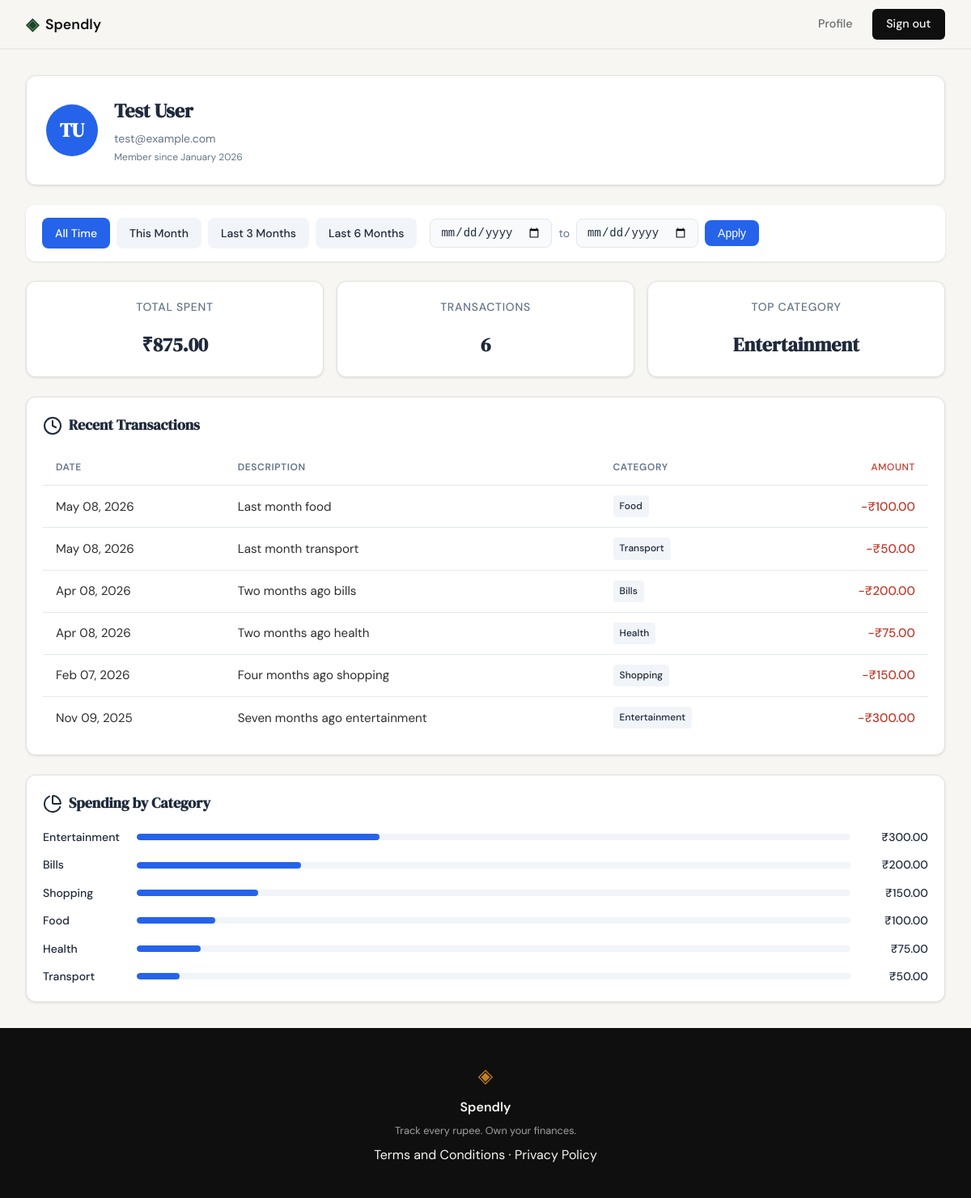
Page /profile (signed in) on the committed database.
### tables this page shows
CREATE TABLE users (
            id INTEGER PRIMARY KEY AUTOINCREMENT,
            name TEXT NOT NULL,
            email TEXT UNIQUE NOT NULL,
            password_hash TEXT NOT NULL,
            created_at TEXT DEFAULT CURRENT_TIMESTAMP
        );

CREATE TABLE expenses (
            id INTEGER PRIMARY KEY AUTOINCREMENT,
            user_id INTEGER NOT NULL,
            amount REAL NOT NULL,
            category TEXT NOT NULL,
            date TEXT NOT NULL,
            description TEXT,
            created_at TEXT DEFAULT CURRENT_TIMESTAMP,
            FOREIGN KEY (user_id) REFERENCES users(id) ON DELETE CASCADE
        );

### app.py (the view, shortened to what this page needs)
@app.route("/profile")
def profile():
    if not is_logged_in():
        return redirect(url_for("login"))
    user_id = session.get("user_id")
    conn = get_db()
    cursor = conn.cursor()
    cursor.execute("SELECT name, email, created_at FROM users WHERE id = ?", (user_id,))
    user_row = cursor.fetchone()
    conn.close()
    user = {
        "name": user_row["name"],
        "email": user_row["email"],
        "created_at": "January 2026",
        "initials": "".join([n[0] for n in user_row["name"].split()])
    }
    date_from = request.args.get("date_from")
    date_to = request.args.get("date_to")
    active_filter = None
    if date_from:
        try:
            datetime.strptime(date_from, "%Y-%m-%d")
        except ValueError:
            date_from = None
    if date_to:
        try:
            datetime.strptime(date_to, "%Y-%m-%d")
        except ValueError:
            date_to = None
    today = date.today()
    this_month_start = date(today.year, today.month, 1)
    last_3_months_start = today.replace(day=1)
    from datetime import timedelta
    last_3_months_start = (today - timedelta(days=90))
    last_6_months_start = (today - timedelta(days=180))
    presets = {
        "this_month": {
            "date_from": this_month_start.isoformat(),
            "date_to": today.isoformat(),
            "label": "This Month"
        },
        "last_3_months": {
            "date_from": last_3_months_start.isoformat(),
            "date_to": today.isoformat(),
            "label": "Last 3 Months"
        },
        "last_6_months": {
            "date_from": last_6_months_start.isoformat(),
            "date_to": today.isoformat(),
            "label": "Last 6 Months"
        }
    }
    stats = get_user_stats(user_id, date_from, date_to)
    raw_transactions = get_user_expenses(user_id, date_from, date_to)
    transactions = [
        {
            "date": format_date_for_display(t["date"]),
            "description": t["description"],
            "category": t["category"],
            "amount": t["amount"]
        }
        for t in raw_transactions
    ]
    categories = get_category_breakdown(user_id, date_from, date_to)
    return render_template("profile.html",
                         user=user,
                         stats=stats,
                         transactions=transactions,
                         categories=categories,
                         date_from=date_from,
                         date_to=date_to,
                         active_filter=active_filter,
                         presets=presets)

### app.py (called while the page is built)
def is_logged_in():
    return "user_id" in session

@app.context_processor
def inject_user():
    return dict(is_logged_in=is_logged_in())

def format_date_for_display(date_str):
    from datetime import datetime
    dt = datetime.strptime(date_str, "%Y-%m-%d")
    return dt.strftime("%b %d, %Y")

### database/db.py (called while the page is built)
def get_db():
    conn = sqlite3.connect("spendly.db")
    conn.row_factory = sqlite3.Row
    conn.execute("PRAGMA foreign_keys = ON")
    return conn

def get_user_expenses(user_id, date_from=None, date_to=None):
    conn = get_db()
    cursor = conn.cursor()
    query = "SELECT date, description, category, amount FROM expenses WHERE user_id = ?"
    params = [user_id]
    if date_from and date_to:
        query += " AND date BETWEEN ? AND ?"
        params.extend([date_from, date_to])
    query += " ORDER BY date DESC"
    cursor.execute(query, params)
    rows = cursor.fetchall()
    conn.close()
    return [dict(row) for row in rows]

def get_category_breakdown(user_id, date_from=None, date_to=None):
    conn = get_db()
    cursor = conn.cursor()
    query = "SELECT category, SUM(amount) as total FROM expenses WHERE user_id = ?"
    params = [user_id]
    if date_from and date_to:
        query += " AND date BETWEEN ? AND ?"
        params.extend([date_from, date_to])
    query += " GROUP BY category ORDER BY total DESC"
    cursor.execute(query, params)
    rows = cursor.fetchall()
    conn.close()
    if not rows:
        return []
    grand_total = sum(row["total"] for row in rows)
    breakdown = []
    for row in rows:
        category_total = row["total"]
        percentage = round((category_total / grand_total) * 100)
        breakdown.append({
            "name": row["category"],
            "amount": category_total,
            "percentage": percentage
        })
    return breakdown

### templates/profile.html (shortened to what this page needs)
{% extends "base.html" %}
{% block head %}
<link rel="stylesheet" href="{{ url_for('static', filename='css/profile.css') }}">
{% endblock %}
{% block content %}
<div class="profile-page">
    <section class="user-card">
        <div class="user-avatar">
            {{ user.initials }}
        </div>
        <div class="user-details">
            <h1 class="user-name">{{ user.name }}</h1>
            <p class="user-email">{{ user.email }}</p>
            <p class="user-member-since">Member since {{ user.created_at }}</p>
        </div>
    </section>
    <section class="filter-bar">
        <div class="preset-buttons">
            <a href="{{ url_for('profile') }}" class="preset-btn {% if not active_filter %}active{% endif %}">All Time</a>
            <a href="{{ url_for('profile', date_from=presets.this_month.date_from, date_to=presets.this_month.date_to) }}" class="preset-btn {% if active_filter == 'this_month' %}active{% endif %}">{{ presets.this_month.label }}</a>
            <a href="{{ url_for('profile', date_from=presets.last_3_months.date_from, date_to=presets.last_3_months.date_to) }}" class="preset-btn {% if active_filter == 'last_3_months' %}active{% endif %}">{{ presets.last_3_months.label }}</a>
            <a href="{{ url_for('profile', date_from=presets.last_6_months.date_from, date_to=presets.last_6_months.date_to) }}" class="preset-btn {% if active_filter == 'last_6_months' %}active{% endif %}">{{ presets.last_6_months.label }}</a>
        </div>
        <form method="get" action="{{ url_for('profile') }}" class="custom-range-form">
            <input type="date" name="date_from" value="{{ date_from or '' }}" class="date-input">
            <span class="range-separator">to</span>
            <input type="date" name="date_to" value="{{ date_to or '' }}" class="date-input">
            <button type="submit" class="apply-btn">Apply</button>
        </form>
    </section>
    <section class="stats-row">
        <div class="stat-card">
            <span class="stat-label">Total Spent</span>
            <span class="stat-value">₹{{ "%.2f"|format(stats.total_spent) }}</span>
        </div>
        <div class="stat-card">
            <span class="stat-label">Transactions</span>
            <span class="stat-value">{{ stats.transaction_count }}</span>
        </div>
        <div class="stat-card">
            <span class="stat-label">Top Category</span>
            <span class="stat-value">{{ stats.top_category }}</span>
        </div>
    </section>
    <section class="transactions-section">
        <h2 class="section-title">
            <i data-lucide="clock"></i>
            Recent Transactions
        </h2>
        <table class="tx-table">
            <thead>
                <tr>
                    <th>Date</th>
                    <th>Description</th>
                    <th>Category</th>
                    <th class="amount-col">Amount</th>
                </tr>
            </thead>
            <tbody>
                {% for tx in transactions %}
                <tr>
                    <td>{{ tx.date }}</td>
                    <td>{{ tx.description }}</td>
                    <td><span class="category-badge">{{ tx.category }}</span></td>
                    <td class="amount-col">-₹{{ "%.2f"|format(tx.amount) }}</td>
                </tr>
                {% endfor %}
            </tbody>
        </table>
    </section>
    <section class="category-section">
        <h2 class="section-title">
            <i data-lucide="pie-chart"></i>
            Spending by Category
        </h2>
        <div class="category-list">
            {% for cat in categories %}
            <div class="category-row">
                <span class="category-name">{{ cat.name }}</span>
                <div class="category-bar-track">
                    <div class="category-bar" style="width: {{ cat.percentage }}%"></div>
                </div>
                <span class="category-amount">₹{{ "%.2f"|format(cat.amount) }}</span>
            </div>
            {% endfor %}
        </div>
    </section>
</div>
{% endblock %}

### static/css/style.css (style rules this page uses)
:root { --ink: #0f0f0f; --ink-soft: #2d2d2d; --ink-muted: #6b6b6b; --ink-faint: #a0a0a0; --paper: #f7f6f3; --paper-warm: #f0ede6; --paper-card: #ffffff; --accent: #1a472a; --accent-light: #e8f0eb; --accent-2: #c17f24; --accent-2-light: #fdf3e3; --danger: #c0392b; --danger-light: #fdecea; --border: #e4e1da; --border-soft: #eeebe4; --font-display: 'DM Serif Display', Georgia, serif; --font-body: 'DM Sans', system-ui, sans-serif; --max-width: 1200px; --auth-width: 440px; --radius-sm: 6px; --radius-md: 12px; --radius-lg: 20px; }
*, *::before, *::after { box-sizing: border-box; margin: 0; padding: 0; }
html { font-size: 16px; scroll-behavior: smooth; }
body { background: var(--paper); color: var(--ink); font-family: var(--font-body); font-size: 1rem; line-height: 1.6; -webkit-font-smoothing: antialiased; }
a { color: inherit; text-decoration: none; }
.profile-page { max-width: var(--max-width); margin: 0 auto; padding: 2rem; }
.user-card { background: var(--paper-card); border: 1px solid var(--border); border-radius: var(--radius-md); padding: 2rem; display: flex; align-items: center; gap: 1.5rem; margin-bottom: 2rem; }
.user-avatar { width: 80px; height: 80px; background: var(--accent); color: var(--paper); border-radius: 50%; display: flex; align-items: center; justify-content: center; font-family: var(--font-display); font-size: 1.75rem; font-weight: 500; flex-shrink: 0; }
.user-details { flex: 1; }
.user-name { font-family: var(--font-display); font-size: 1.75rem; color: var(--ink); margin-bottom: 0.25rem; }
.user-email { color: var(--ink-muted); font-size: 0.95rem; margin-bottom: 0.25rem; }
.user-member-since { color: var(--ink-faint); font-size: 0.85rem; }
.stats-row { display: grid; grid-template-columns: repeat(3, 1fr); gap: 1.5rem; margin-bottom: 2rem; }
.stat-card { background: var(--paper-card); border: 1px solid var(--border); border-radius: var(--radius-md); padding: 1.5rem; text-align: center; }
.stat-label { display: block; font-size: 0.75rem; font-weight: 600; color: var(--ink-muted); text-transform: uppercase; letter-spacing: 0.05em; margin-bottom: 0.5rem; }
.stat-value { font-family: var(--font-display); font-size: 1.75rem; color: var(--ink); font-variant-numeric: tabular-nums; }
.section-title { font-family: var(--font-display); font-size: 1.25rem; color: var(--ink); margin-bottom: 1rem; display: flex; align-items: center; gap: 0.5rem; }
.transactions-section { background: var(--paper-card); border: 1px solid var(--border); border-radius: var(--radius-md); padding: 1.5rem; margin-bottom: 2rem; }
.tx-table { width: 100%; border-collapse: collapse; }
.tx-table th { text-align: left; font-size: 0.75rem; font-weight: 600; color: var(--ink-muted); text-transform: uppercase; letter-spacing: 0.05em; padding: 0.75rem 0; border-bottom: 1px solid var(--border); }
.tx-table td { padding: 1rem 0; border-bottom: 1px solid var(--border-soft); font-size: 0.95rem; color: var(--ink-soft); }
.tx-table tr:last-child td { border-bottom: none; }
.tx-table tbody tr { transition: background 0.15s; }
.amount-col { text-align: right; font-variant-numeric: tabular-nums; font-weight: 500; color: var(--danger) !important; }
.category-badge { display: inline-block; background: var(--accent-light); color: var(--accent); font-size: 0.75rem; font-weight: 500; padding: 0.25rem 0.6rem; border-radius: 999px; }
.category-section { background: var(--paper-card); border: 1px solid var(--border); border-radius: var(--radius-md); padding: 1.5rem; }
.category-list { display: flex; flex-direction: column; gap: 1rem; }
.category-row { display: grid; grid-template-columns: 100px 1fr 80px; align-items: center; gap: 1rem; }
.category-name { font-size: 0.9rem; font-weight: 500; color: var(--ink-soft); }
.category-bar-track { height: 8px; background: var(--border-soft); border-radius: 999px; overflow: hidden; }
.category-bar { height: 100%; background: var(--accent); border-radius: 999px; }
.category-amount { font-size: 0.9rem; font-weight: 500; color: var(--ink-muted); text-align: right; font-variant-numeric: tabular-nums; }

### rows in the picture
users: name "Test User", email "test@example.com"
expenses: top_category "Entertainment", date "Nov 09, 2025", description "Seven months ago entertainment", category "Entertainment", amount "300.00", name "Entertainment", {{ cat.percentage }} 34 (drawn)
expenses: date "May 08, 2026", description "Last month food", category "Food", amount "100.00", name "Food", {{ cat.percentage }} 11 (drawn)
expenses: date "May 08, 2026", description "Last month transport", category "Transport", amount "50.00", name "Transport", {{ cat.percentage }} 6 (drawn)
expenses: date "Apr 08, 2026", description "Two months ago bills", category "Bills", amount "200.00", name "Bills", {{ cat.percentage }} 23 (drawn)
expenses: date "Apr 08, 2026", description "Two months ago health", category "Health", amount "75.00", name "Health", {{ cat.percentage }} 9 (drawn)
expenses: date "Feb 07, 2026", description "Four months ago shopping", category "Shopping", amount "150.00", name "Shopping", {{ cat.percentage }} 17 (drawn)

### other values in the picture
{{ user.initials }} "TU"
{{ user.created_at }} "January 2026"
{{ presets.this_month.label }} "This Month"
{{ presets.last_3_months.label }} "Last 3 Months"
{{ presets.last_6_months.label }} "Last 6 Months"
{{ "%.2f"|format(stats.total_spent) }} "875.00"
{{ stats.transaction_count }} "6"
